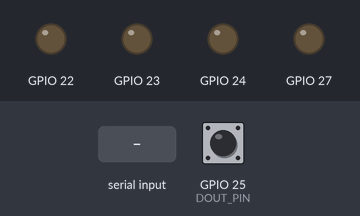
Simulated run of this program. Board: Raspberry Pi (BCM pin numbers). On the bench: output pins drawn as LEDs (lit = HIGH). Inputs (shaded band) come from the test bench; at power-on: GPIO 25 (DOUT_PIN) LOW. The clock reads 2024-03-15 10:24:30 at power-on unless the program sets it; library files of the repository ran but are not shown: sx126x.py; what the program prints to the terminal is not drawn.

Above: at 4.2 s.
4.3 s: GPIO 25 (DOUT_PIN) pulled HIGH for 0.15 s
At 4.6 s:
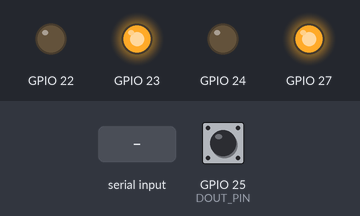
At 7.35 s:
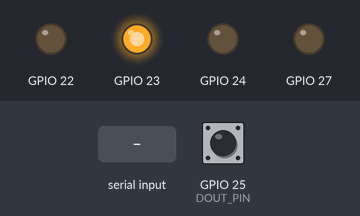
10.4 s: "command\n" received over the second serial link
At 12.8 s:
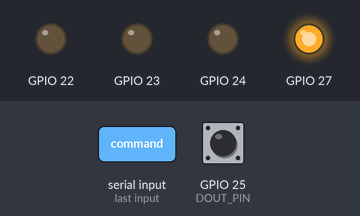
Timing chart, 0 to 19.1 s (numbered marks = the images above; inputs shaded):
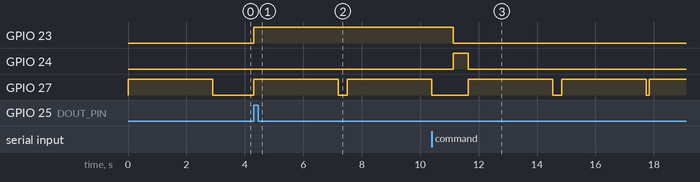

The program:

motor.py
```python
import sys
import sx126x
import time
import json
import RPi.GPIO as GPIO
import os

# GPIO Setup
GPIO.setmode(GPIO.BCM)
GPIO.setup(23, GPIO.OUT)  # Relay ON
GPIO.setup(24, GPIO.OUT)  # Relay OFF
GPIO.setup(25, GPIO.IN, pull_up_down=GPIO.PUD_DOWN)  # Sensor Input

# Initial States
GPIO.output(23, GPIO.LOW)
GPIO.output(24, GPIO.LOW)
DOUT_PIN = 25
current_address = 30
target_address = 0
prev_state = "OFF"
on_from_remote = False

# Noise Filtering Variables
stable_zero_count = 0
ZERO_THRESHOLD = 100

# Initialize LoRa
node = sx126x.sx126x(serial_num="/dev/ttyS0", freq=433, addr=current_address, power=22, rssi=False)

def send_command(command, target_address):
    """Sends a command."""
    message = json.dumps({"command": command, "time": time.strftime("%Y-%m-%d %H:%M:%S")})
    original_address = node.addr
    node.set(node.freq, target_address, node.power, node.rssi)
    node.send(message)
    node.set(node.freq, original_address, node.power, node.rssi)
    print(f"Command sent to {target_address}.")

def send_reply(message, target_address):
    """Sends a reply."""
    reply_message = json.dumps({"reply": message, "time": time.strftime("%Y-%m-%d %H:%M:%S")})
    original_address = node.addr
    node.set(node.freq, target_address, node.power, node.rssi)
    node.send(reply_message)
    node.set(node.freq, original_address, node.power, node.rssi)
    print(f"Reply sent to {target_address}.")

try:
    while True:
        received_data = node.receive()
        if received_data:
            try:
                received_json = json.loads(received_data)
                command = received_json.get("command", "")

                if command == "ON":
                    GPIO.output(24, GPIO.LOW)   # Turn OFF relay 24
                    GPIO.output(23, GPIO.HIGH)  # Turn ON relay 23
                    send_reply("Motor on", target_address)
                    on_from_remote = True
                    prev_state = "ON"
                    stable_zero_count = 0  # Reset counter

                elif command == "OFF":
                    GPIO.output(23, GPIO.LOW)   # Turn OFF relay 23
                    GPIO.output(24, GPIO.HIGH)  # Turn ON relay 24
                    time.sleep(0.5)
                    GPIO.output(24, GPIO.LOW)  # Ensure relay 24 is ON
                    send_reply("Motor off", target_address)
                    on_from_remote = False
                    prev_state = "OFF"
                    stable_zero_count = 0  # Reset counter

                elif command == "STATUS":
                    status = "ON" if GPIO.input(23) else "OFF"
                    send_reply(f"Motor is {status}", target_address)

                else:
                    send_reply("Unknown command", target_address)

            except json.JSONDecodeError:
                print(f"Received non-JSON data: {received_data}")

        # **Noise Filtering Logic for Motor Control**
        current_signal = GPIO.input(DOUT_PIN)
        print(f"Stable Zero Count: {stable_zero_count}")


        if current_signal:  # If sensor detects current
            print("On Detected, {current_signal}")
            stable_zero_count = 0  # Reset counter
            if prev_state == "OFF":
                GPIO.output(24, GPIO.LOW)   # Turn OFF relay 24
                GPIO.output(23, GPIO.HIGH)  # Turn ON relay 23
                send_command("ON", target_address)
                prev_state = "ON"

        else:  # Possible OFF condition
            stable_zero_count += 1
            # print(f"Stable Zero Count: {stable_zero_count}")

            if stable_zero_count >= ZERO_THRESHOLD and prev_state == "ON":
                GPIO.output(23, GPIO.LOW)   # Turn OFF relay 23
                GPIO.output(24, GPIO.HIGH)  # Turn ON relay 24
                time.sleep(0.5)
                GPIO.output(24, GPIO.LOW)  # Ensure relay 24 is ON
                send_reply("Motor off", target_address)
                send_command("OFF", target_address)
                prev_state = "OFF"
                stable_zero_count = 0  # Reset counter

        time.sleep(0.001)  # Small delay to reduce CPU usage

except KeyboardInterrupt:
    GPIO.cleanup()
    print("Program terminated.")
```

Measured:
- after the input at 4.3 s, GPIO 23: LOW → HIGH at once; GPIO 27: LOW → HIGH at once, → LOW 2.9 s later, → HIGH 0.30 s later
- after the input at 10.4 s, GPIO 23: HIGH → LOW after 0.74 s instead of 0.24 s
